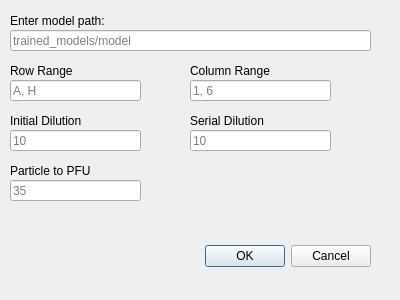
<?xml version="1.0" encoding="UTF-8"?>
<ui version="4.0">
 <class>Dialog</class>
 <widget class="QDialog" name="Dialog">
  <property name="geometry">
   <rect>
    <x>0</x>
    <y>0</y>
    <width>400</width>
    <height>300</height>
   </rect>
  </property>
  <property name="windowTitle">
   <string>Dialog</string>
  </property>
  <widget class="QDialogButtonBox" name="buttonBox">
   <property name="geometry">
    <rect>
     <x>30</x>
     <y>240</y>
     <width>341</width>
     <height>32</height>
    </rect>
   </property>
   <property name="orientation">
    <enum>Qt::Horizontal</enum>
   </property>
   <property name="standardButtons">
    <set>QDialogButtonBox::Cancel|QDialogButtonBox::Ok</set>
   </property>
  </widget>
  <widget class="QLabel" name="label">
   <property name="geometry">
    <rect>
     <x>10</x>
     <y>10</y>
     <width>131</width>
     <height>21</height>
    </rect>
   </property>
   <property name="text">
    <string>Enter model path:</string>
   </property>
  </widget>
  <widget class="QLineEdit" name="model_path">
   <property name="geometry">
    <rect>
     <x>10</x>
     <y>30</y>
     <width>361</width>
     <height>21</height>
    </rect>
   </property>
   <property name="text">
    <string/>
   </property>
   <property name="placeholderText">
    <string>trained_models/model</string>
   </property>
  </widget>
  <widget class="QLineEdit" name="row_range">
   <property name="geometry">
    <rect>
     <x>10</x>
     <y>80</y>
     <width>131</width>
     <height>21</height>
    </rect>
   </property>
   <property name="text">
    <string/>
   </property>
   <property name="placeholderText">
    <string>A, H</string>
   </property>
  </widget>
  <widget class="QLabel" name="label_2">
   <property name="geometry">
    <rect>
     <x>10</x>
     <y>60</y>
     <width>131</width>
     <height>21</height>
    </rect>
   </property>
   <property name="text">
    <string>Row Range</string>
   </property>
  </widget>
  <widget class="QLineEdit" name="col_range">
   <property name="geometry">
    <rect>
     <x>190</x>
     <y>80</y>
     <width>141</width>
     <height>21</height>
    </rect>
   </property>
   <property name="text">
    <string/>
   </property>
   <property name="placeholderText">
    <string>1, 6</string>
   </property>
  </widget>
  <widget class="QLabel" name="label_3">
   <property name="geometry">
    <rect>
     <x>190</x>
     <y>60</y>
     <width>131</width>
     <height>21</height>
    </rect>
   </property>
   <property name="text">
    <string>Column Range</string>
   </property>
  </widget>
  <widget class="QLabel" name="label_4">
   <property name="geometry">
    <rect>
     <x>190</x>
     <y>110</y>
     <width>131</width>
     <height>21</height>
    </rect>
   </property>
   <property name="text">
    <string>Serial Dilution</string>
   </property>
  </widget>
  <widget class="QLineEdit" name="initial_dilution">
   <property name="geometry">
    <rect>
     <x>10</x>
     <y>130</y>
     <width>131</width>
     <height>21</height>
    </rect>
   </property>
   <property name="text">
    <string/>
   </property>
   <property name="placeholderText">
    <string>10</string>
   </property>
  </widget>
  <widget class="QLineEdit" name="serial_dilution">
   <property name="geometry">
    <rect>
     <x>190</x>
     <y>130</y>
     <width>141</width>
     <height>21</height>
    </rect>
   </property>
   <property name="text">
    <string/>
   </property>
   <property name="placeholderText">
    <string>10</string>
   </property>
  </widget>
  <widget class="QLabel" name="label_5">
   <property name="geometry">
    <rect>
     <x>10</x>
     <y>110</y>
     <width>131</width>
     <height>21</height>
    </rect>
   </property>
   <property name="text">
    <string>Initial Dilution</string>
   </property>
  </widget>
  <widget class="QLabel" name="label_6">
   <property name="geometry">
    <rect>
     <x>10</x>
     <y>160</y>
     <width>131</width>
     <height>21</height>
    </rect>
   </property>
   <property name="text">
    <string>Particle to PFU</string>
   </property>
  </widget>
  <widget class="QLineEdit" name="part_pfu">
   <property name="geometry">
    <rect>
     <x>10</x>
     <y>180</y>
     <width>131</width>
     <height>21</height>
    </rect>
   </property>
   <property name="text">
    <string/>
   </property>
   <property name="placeholderText">
    <string>35</string>
   </property>
  </widget>
 </widget>
 <resources/>
 <connections>
  <connection>
   <sender>buttonBox</sender>
   <signal>accepted()</signal>
   <receiver>Dialog</receiver>
   <slot>accept()</slot>
   <hints>
    <hint type="sourcelabel">
     <x>248</x>
     <y>254</y>
    </hint>
    <hint type="destinationlabel">
     <x>157</x>
     <y>274</y>
    </hint>
   </hints>
  </connection>
  <connection>
   <sender>buttonBox</sender>
   <signal>rejected()</signal>
   <receiver>Dialog</receiver>
   <slot>reject()</slot>
   <hints>
    <hint type="sourcelabel">
     <x>316</x>
     <y>260</y>
    </hint>
    <hint type="destinationlabel">
     <x>286</x>
     <y>274</y>
    </hint>
   </hints>
  </connection>
 </connections>
</ui>
